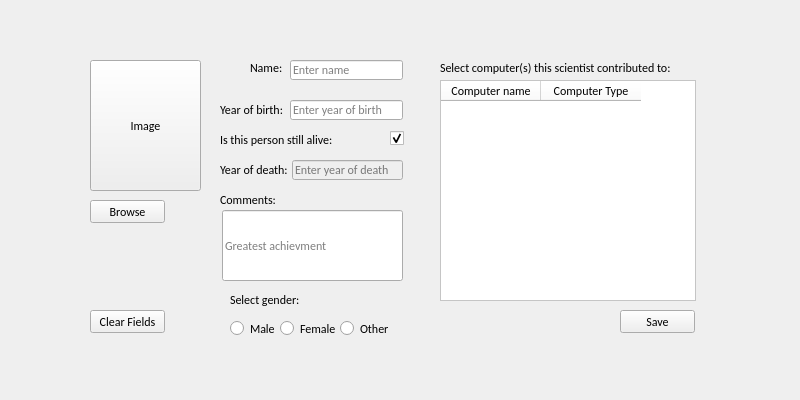
<?xml version="1.0" encoding="UTF-8"?>
<ui version="4.0">
 <class>DockWidget</class>
 <widget class="QDockWidget" name="DockWidget">
  <property name="geometry">
   <rect>
    <x>0</x>
    <y>0</y>
    <width>800</width>
    <height>400</height>
   </rect>
  </property>
  <property name="minimumSize">
   <size>
    <width>800</width>
    <height>400</height>
   </size>
  </property>
  <property name="maximumSize">
   <size>
    <width>800</width>
    <height>400</height>
   </size>
  </property>
  <property name="windowIcon">
   <iconset resource="../resources.qrc">
    <normaloff>:/icons/images/add_user.png</normaloff>:/icons/images/add_user.png</iconset>
  </property>
  <property name="windowTitle">
   <string>DockWidget</string>
  </property>
  <widget class="QWidget" name="dockWidgetContents">
   <widget class="QPushButton" name="pushButton_clearFields">
    <property name="geometry">
     <rect>
      <x>90</x>
      <y>310</y>
      <width>75</width>
      <height>23</height>
     </rect>
    </property>
    <property name="font">
     <font>
      <family>Calibri</family>
     </font>
    </property>
    <property name="text">
     <string>Clear Fields</string>
    </property>
   </widget>
   <widget class="QRadioButton" name="radioButton_otherGender">
    <property name="geometry">
     <rect>
      <x>340</x>
      <y>320</y>
      <width>51</width>
      <height>17</height>
     </rect>
    </property>
    <property name="font">
     <font>
      <family>Calibri</family>
     </font>
    </property>
    <property name="text">
     <string>Other</string>
    </property>
   </widget>
   <widget class="QLineEdit" name="lineEdit_deathYear">
    <property name="enabled">
     <bool>false</bool>
    </property>
    <property name="geometry">
     <rect>
      <x>292</x>
      <y>160</y>
      <width>111</width>
      <height>20</height>
     </rect>
    </property>
    <property name="font">
     <font>
      <family>Calibri</family>
     </font>
    </property>
    <property name="placeholderText">
     <string>Enter year of death</string>
    </property>
   </widget>
   <widget class="QPushButton" name="pushButton_image">
    <property name="geometry">
     <rect>
      <x>90</x>
      <y>60</y>
      <width>111</width>
      <height>131</height>
     </rect>
    </property>
    <property name="font">
     <font>
      <family>Calibri</family>
     </font>
    </property>
    <property name="text">
     <string>Image</string>
    </property>
   </widget>
   <widget class="QLineEdit" name="lineEdit_comment">
    <property name="geometry">
     <rect>
      <x>222</x>
      <y>210</y>
      <width>181</width>
      <height>71</height>
     </rect>
    </property>
    <property name="font">
     <font>
      <family>Calibri</family>
     </font>
    </property>
    <property name="placeholderText">
     <string>Greatest achievment</string>
    </property>
   </widget>
   <widget class="QCheckBox" name="checkBox_isPersonAlive">
    <property name="geometry">
     <rect>
      <x>390</x>
      <y>130</y>
      <width>21</width>
      <height>17</height>
     </rect>
    </property>
    <property name="text">
     <string/>
    </property>
    <property name="checked">
     <bool>true</bool>
    </property>
   </widget>
   <widget class="QRadioButton" name="radioButton_male">
    <property name="geometry">
     <rect>
      <x>230</x>
      <y>320</y>
      <width>51</width>
      <height>17</height>
     </rect>
    </property>
    <property name="font">
     <font>
      <family>Calibri</family>
     </font>
    </property>
    <property name="text">
     <string>Male</string>
    </property>
   </widget>
   <widget class="QLineEdit" name="lineEdit_birthYear">
    <property name="geometry">
     <rect>
      <x>290</x>
      <y>100</y>
      <width>113</width>
      <height>20</height>
     </rect>
    </property>
    <property name="font">
     <font>
      <family>Calibri</family>
     </font>
    </property>
    <property name="text">
     <string/>
    </property>
    <property name="placeholderText">
     <string>Enter year of birth</string>
    </property>
   </widget>
   <widget class="QRadioButton" name="radioButton_female">
    <property name="geometry">
     <rect>
      <x>280</x>
      <y>320</y>
      <width>61</width>
      <height>17</height>
     </rect>
    </property>
    <property name="font">
     <font>
      <family>Calibri</family>
     </font>
    </property>
    <property name="text">
     <string>Female</string>
    </property>
   </widget>
   <widget class="QPushButton" name="pushButton_save">
    <property name="geometry">
     <rect>
      <x>620</x>
      <y>310</y>
      <width>75</width>
      <height>23</height>
     </rect>
    </property>
    <property name="font">
     <font>
      <family>Calibri</family>
     </font>
    </property>
    <property name="text">
     <string>Save</string>
    </property>
   </widget>
   <widget class="QLineEdit" name="lineEdit_enterName">
    <property name="geometry">
     <rect>
      <x>290</x>
      <y>60</y>
      <width>113</width>
      <height>20</height>
     </rect>
    </property>
    <property name="font">
     <font>
      <family>Calibri</family>
     </font>
    </property>
    <property name="placeholderText">
     <string>Enter name</string>
    </property>
   </widget>
   <widget class="QTableWidget" name="tableWidget_selectComputerForScientist">
    <property name="geometry">
     <rect>
      <x>440</x>
      <y>80</y>
      <width>256</width>
      <height>221</height>
     </rect>
    </property>
    <property name="font">
     <font>
      <family>Calibri</family>
     </font>
    </property>
    <property name="styleSheet">
     <string notr="true">background-color: rgb(255, 255, 255);</string>
    </property>
    <column>
     <property name="text">
      <string>Computer name</string>
     </property>
    </column>
    <column>
     <property name="text">
      <string>Computer Type</string>
     </property>
    </column>
   </widget>
   <widget class="QPushButton" name="pushButton_browse">
    <property name="geometry">
     <rect>
      <x>90</x>
      <y>200</y>
      <width>75</width>
      <height>23</height>
     </rect>
    </property>
    <property name="font">
     <font>
      <family>Calibri</family>
     </font>
    </property>
    <property name="text">
     <string>Browse</string>
    </property>
   </widget>
   <widget class="QLabel" name="label_nameOfScientist">
    <property name="geometry">
     <rect>
      <x>250</x>
      <y>60</y>
      <width>41</width>
      <height>16</height>
     </rect>
    </property>
    <property name="font">
     <font>
      <family>Calibri</family>
     </font>
    </property>
    <property name="text">
     <string>Name:</string>
    </property>
   </widget>
   <widget class="QLabel" name="label_birthYear">
    <property name="geometry">
     <rect>
      <x>220</x>
      <y>100</y>
      <width>71</width>
      <height>20</height>
     </rect>
    </property>
    <property name="font">
     <font>
      <family>Calibri</family>
     </font>
    </property>
    <property name="text">
     <string>Year of birth:</string>
    </property>
   </widget>
   <widget class="QLabel" name="label_isPersonAlive">
    <property name="geometry">
     <rect>
      <x>220</x>
      <y>130</y>
      <width>121</width>
      <height>20</height>
     </rect>
    </property>
    <property name="font">
     <font>
      <family>Calibri</family>
     </font>
    </property>
    <property name="text">
     <string>Is this person still alive:</string>
    </property>
   </widget>
   <widget class="QLabel" name="label_deathYear">
    <property name="geometry">
     <rect>
      <x>220</x>
      <y>160</y>
      <width>71</width>
      <height>20</height>
     </rect>
    </property>
    <property name="font">
     <font>
      <family>Calibri</family>
     </font>
    </property>
    <property name="text">
     <string>Year of death:</string>
    </property>
   </widget>
   <widget class="QLabel" name="label_comments">
    <property name="geometry">
     <rect>
      <x>220</x>
      <y>190</y>
      <width>121</width>
      <height>20</height>
     </rect>
    </property>
    <property name="font">
     <font>
      <family>Calibri</family>
     </font>
    </property>
    <property name="text">
     <string>Comments:</string>
    </property>
   </widget>
   <widget class="QLabel" name="label_selectGender">
    <property name="geometry">
     <rect>
      <x>230</x>
      <y>290</y>
      <width>121</width>
      <height>20</height>
     </rect>
    </property>
    <property name="font">
     <font>
      <family>Calibri</family>
     </font>
    </property>
    <property name="text">
     <string>Select gender:</string>
    </property>
   </widget>
   <widget class="QLabel" name="label_selectComputerForScientist">
    <property name="geometry">
     <rect>
      <x>440</x>
      <y>60</y>
      <width>251</width>
      <height>16</height>
     </rect>
    </property>
    <property name="font">
     <font>
      <family>Calibri</family>
     </font>
    </property>
    <property name="text">
     <string>Select computer(s) this scientist contributed to:</string>
    </property>
   </widget>
   <widget class="QLabel" name="label_logoAddScientist">
    <property name="geometry">
     <rect>
      <x>220</x>
      <y>10</y>
      <width>331</width>
      <height>31</height>
     </rect>
    </property>
    <property name="styleSheet">
     <string notr="true">
font: 75 14pt &quot;Trebuchet MS&quot;;</string>
    </property>
    <property name="text">
     <string/>
    </property>
    <property name="pixmap">
     <pixmap resource="../resources.qrc">:/icons/images/logo_addAScientist.png</pixmap>
    </property>
    <property name="scaledContents">
     <bool>true</bool>
    </property>
   </widget>
   <widget class="QLabel" name="label">
    <property name="geometry">
     <rect>
      <x>180</x>
      <y>10</y>
      <width>31</width>
      <height>31</height>
     </rect>
    </property>
    <property name="text">
     <string/>
    </property>
    <property name="pixmap">
     <pixmap resource="../resources.qrc">:/icons/images/person_icon.png</pixmap>
    </property>
    <property name="scaledContents">
     <bool>true</bool>
    </property>
   </widget>
  </widget>
 </widget>
 <resources>
  <include location="../resources.qrc"/>
 </resources>
 <connections/>
</ui>
